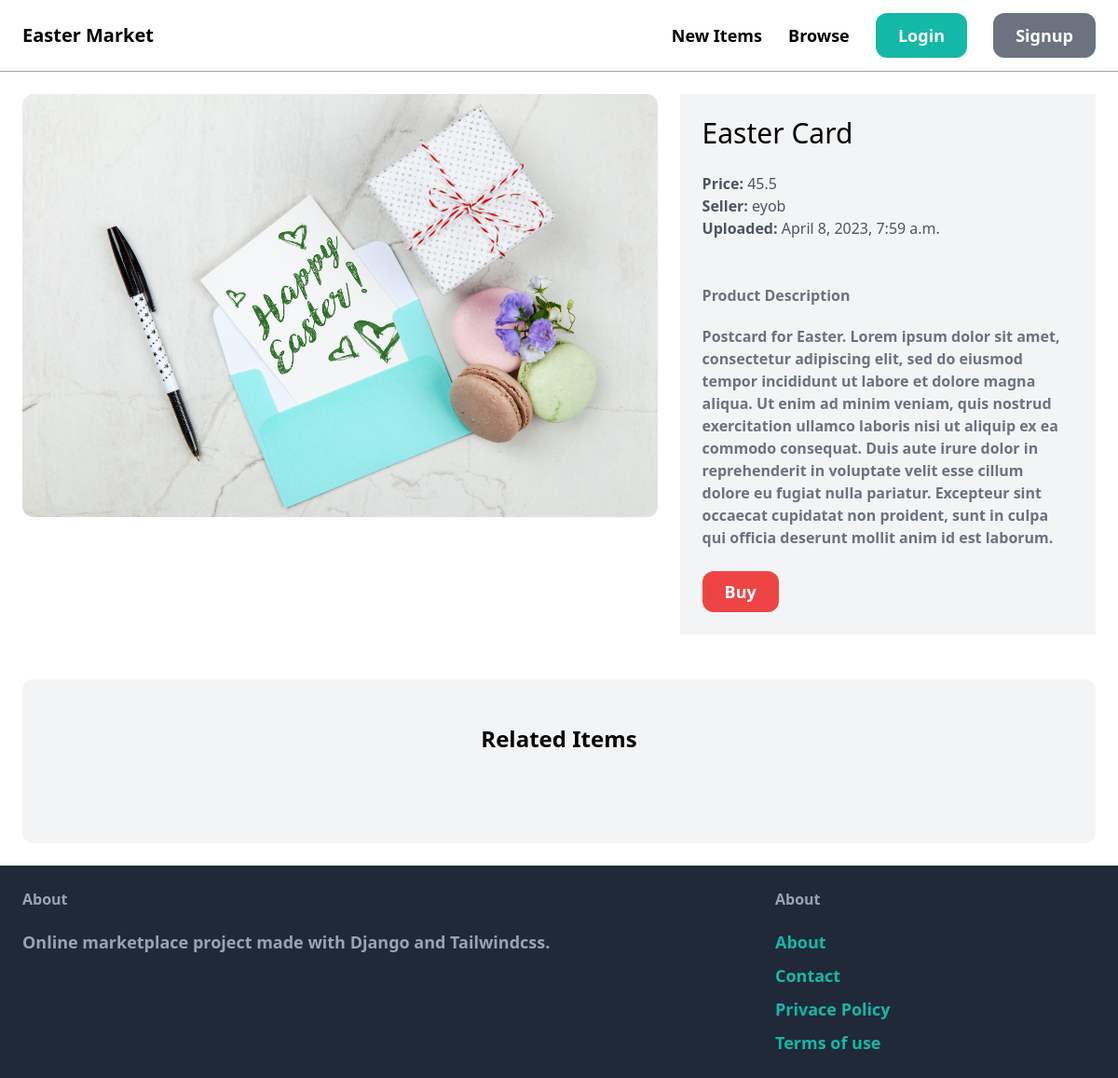
Page /items/3/ on the earlier database version.
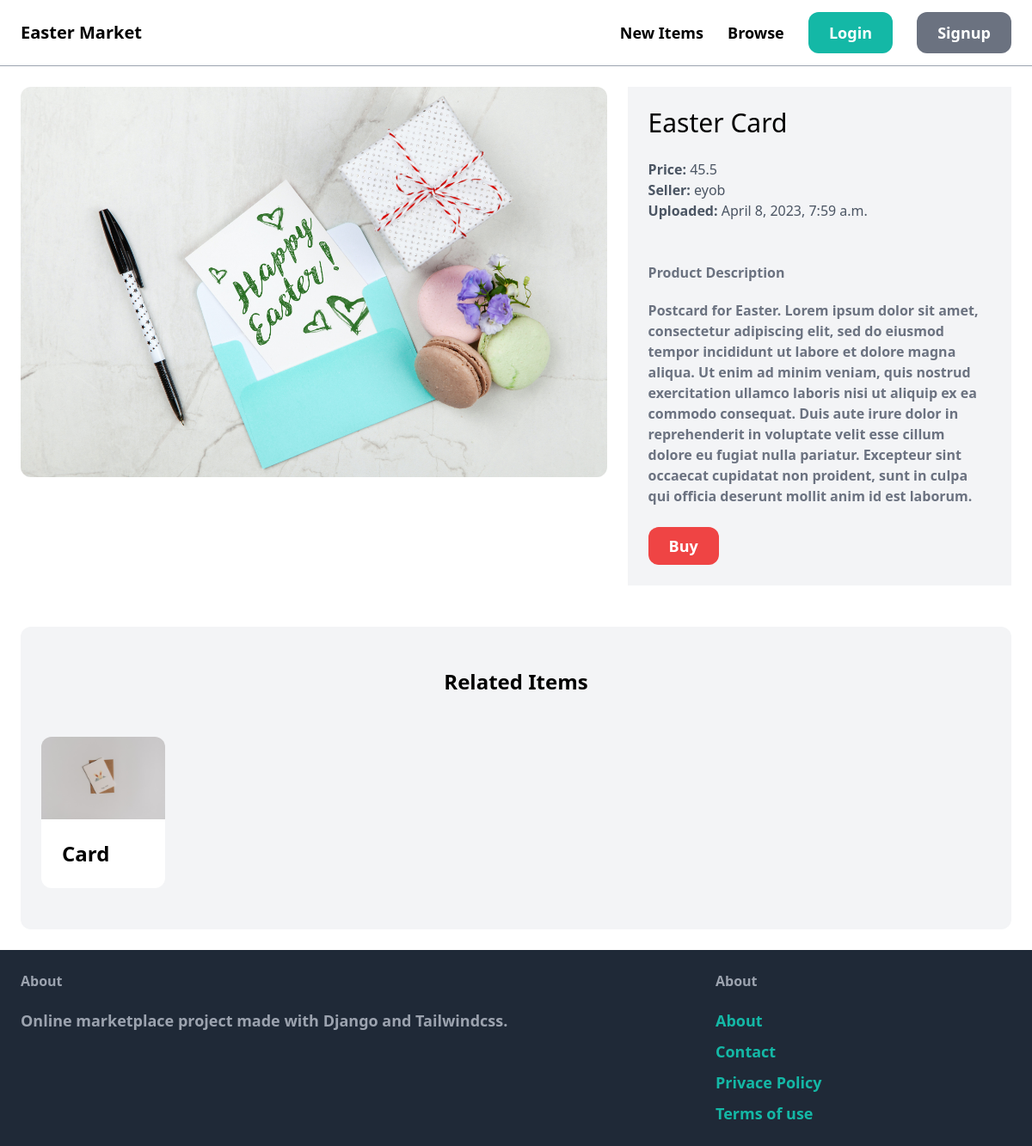
Same page on the later database version.
### item/models.py (models this page shows, shortened)
class Item(models.Model):
    name = models.CharField(max_length=255)
    category = models.ForeignKey(Category, related_name="items", on_delete=models.CASCADE)
    description = models.TextField(blank=True, null=True)
    price = models.FloatField()
    image = models.ImageField(upload_to="items_images", blank=True, null=True)
    is_sold = models.BooleanField(default=False)
    created_by = models.ForeignKey(User, related_name="items", on_delete=models.CASCADE)
    created_at = models.DateTimeField(auto_now_add=True)

### item/views.py (the view)
# urls.py: path('<int:pk>/', views.detail, name='detail'),
def detail(request, pk):
    item = get_object_or_404(Item, pk=pk)
    related_items = Item.objects.filter(category = item.category, is_sold = False).exclude(pk=pk)[0:3]
    return render(request, 'item/detail.html', {
        'item':item,
        'related_items':related_items
    })

### item/templates/item/detail.html (shortened to what this page needs)
{% extends 'core/base.html' %}
{%block content%}
<div class="grid grid-cols-5 gap-6">
    <div class="col-span-3">
        <img src="{{item.image.url}}" class="rounded-xl">
    </div>
    <div class="col-span-2 p-6 bg-gray-100">
        <h1 class="mb-6 text-3xl">{{item.name}}</h1>
        <p class="text-gray-600"><strong>Price: </strong>{{item.price}}</p>
        <p class="text-gray-600"><strong>Seller: </strong>{{item.created_by.username}}</p>
        <p class="text-gray-600"><strong>Uploaded: </strong>{{item.created_at}}</p>
        {%if item.description%}
        <p class="text-gray-500 mt-12"><strong>Product Description</p>
            <p class="text-gray-500 mt-5">{{item.description}}</p>
        {%endif%}
        <a href="#" class="inline-block px-6 py-2 mt-6 text-lg font-semibold bg-red-500 text-white hover:bg-red-600 rounded-xl"> Buy</a>
    </div>
</div>
<div class="mt-6 px-6 py-12 bg-gray-100 rounded-xl">
    <h2 class="mb-12 text-2xl text-center font-bold">Related Items</h2>
    <div class="grid grid-cols-4 gap-44">
        {%for r_item in related_items%}
            <div>
                <a href="{% url 'item:detail' r_item.id %}">
                    <img src="{{r_item.image.url}}" class="rounded-t-xl">
            <div class="p-6 bg-white rounded-b-xl">
                <h2 class="text-2xl">{{ r_item.name}}</h2>
            </div>
                </a>
            </div>
        {% endfor %}
    </div>
</div>
{%endblock%}

Differences in the rows shown:
added Item: image (picture), name "Card"
